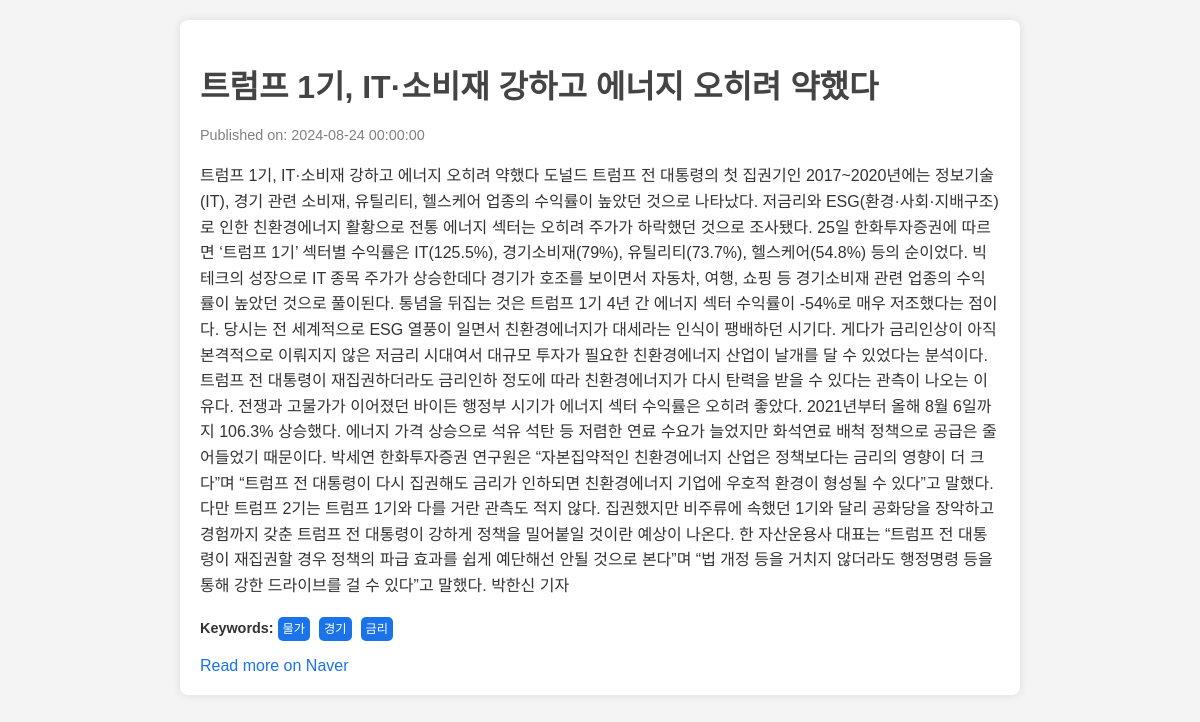
Page /news/4 on the committed database.
### factory_model.py (models this page shows)
class Naver_news(db.Model):
    __tablename__ = 'Naver_news'
    id = db.Column(db.Integer, primary_key=True)
    date = db.Column(db.DateTime, nullable=True)
    title = db.Column(db.Text, nullable=True)
    content = db.Column(db.Text, nullable=True)
    url = db.Column(db.Text, nullable=True)
    keyword = db.Column(db.JSON, nullable=True)
    sentiment = db.Column(db.String(10),nullable=True)

### main_views.py (the view)
@bp.route('/news/<int:news_id>')
def show_news_detail(news_id):
    news = factory_model.Naver_news.query.get(news_id)
    return render_template('news_detail.html', news=news)

### templates/news_detail.html (shortened to what this page needs)
<!DOCTYPE html>
<html lang="ko">
<head>
</head>
<body>
    <div class="news-container">
        <h1>{{ news.title }}</h1>
        <div class="date">Published on: {{ news.date }}</div>
        <div class="content">{{ news.content }}</div>
        <div class="keywords">
            <strong>Keywords:</strong>
            {% for keyword in news.keyword %}
                <span>{{ keyword }}</span>
            {% endfor %}
        </div>
        <div class="source">
            <a href="{{ news.url }}" target="_blank">Read more on Naver</a>
        </div>
    </div>
</body>
</html>

### templates/news_detail.html (style rules this page uses)
body { font-family: Arial, sans-serif; margin: 20px; background-color: #f4f4f4; color: #333; }
.news-container { max-width: 800px; margin: 0 auto; padding: 20px; background-color: #fff; border-radius: 8px; box-shadow: 0 0 10px rgba(0, 0, 0, 0.1); }
h1 { font-size: 2em; margin-bottom: 20px; color: #444; }
.date { color: gray; font-size: 0.9em; margin-bottom: 20px; }
.content { margin-bottom: 20px; line-height: 1.6; }
.keywords { font-size: 0.9em; margin-bottom: 20px; }
.keywords span { background-color: #1a73e8; color: #fff; padding: 5px; margin-right: 5px; border-radius: 5px; font-size: 0.85em; }
.source a { color: #1a73e8; text-decoration: none; }

### rows in the picture
Naver_news: title "트럼프 1기, IT·소비재 강하고 에너지 오히려 약했다", date "2024-08-24 00:00:00", content "트럼프 1기, IT·소비재 강하고 에너지 오히려 약했다 도널드 트럼프 전 대통령의 첫 집권기인 2017~2020년에는 정보기술(IT), 경기 관련 소비재, 유틸리티, 헬스케어 업종의 수익률이 높았던 것으로 나타났다. 저금리와 ESG(환경·사회·지배구조)로 인한 친환경에너지 활황으로 전통 에너지 섹터는 오히려 주가가 하락했던 것으로 조사됐다. 25일 한화투자증권에 따르면 ‘트럼프 1기’ 섹터별 수익률은 IT(125.5%), 경기소비재(79%), 유틸리티(73.7%), 헬스케어(54.8%) 등의 순이었다. 빅테크의 성장으로 IT 종목 주가가 상승한데다 경기가 호조를 보이면서 자동차, 여행, 쇼핑 등 경기소비재 관련 업종의 수익률이 높았던 것으로 풀이된다. 통념을 뒤집는 것은 트럼프 1기 4년 간 에너지 섹터 수익률이 -54%로 매우 저조했다는 점이다. 당시는 전 세계적으로 ESG 열풍이 일면서 친환경에너지가 대세라는 인식이 팽배하던 시기다. 게다가 금리인상이 아직 본격적으로 이뤄지지 않은 저금리 시대여서 대규모 투자가 필요한 친환경에너지 산업이 날개를 달 수 있었다는 분석이다. 트럼프 전 대통령이 재집권하더라도 금리인하 정도에 따라 친환경에너지가 다시 탄력을 받을 수 있다는 관측이 나오는 이유다. 전쟁과 고물가가 이어졌던 바이든 행정부 시기가 에너지 섹터 수익률은 오히려 좋았다. 2021년부터 올해 8월 6일까지 106.3% 상승했다.…"

### other values in the picture
{{ keyword }} "물가" "경기" "금리"
